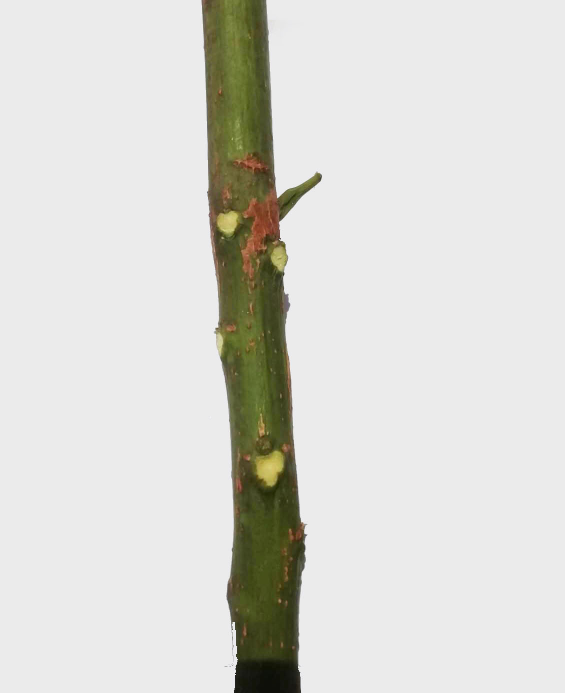
#> input picture 10.jpg, 1130 x 1385 px (shown at 1/2 size)
$ python work5_GussClose_coordinate.py
#> lines starting #> are read from the running program, lines starting #| are printed output that depends on the picture; after the words box and inside, x2 and y2 are one past the last pixel; in counts of white or black regions, pixels touching at a corner belong together
import cv2#正常，可做副本保存
import numpy as np
import matplotlib.pyplot as plt

src = cv2.imread('10.jpg', 1)
#> src is the input picture: shape (1385, 1130, 3); mean B, G, R 212.2, 217.3, 217.5
resize = cv2.resize(src, None, fx=0.4, fy=0.4)  # 图片缩放
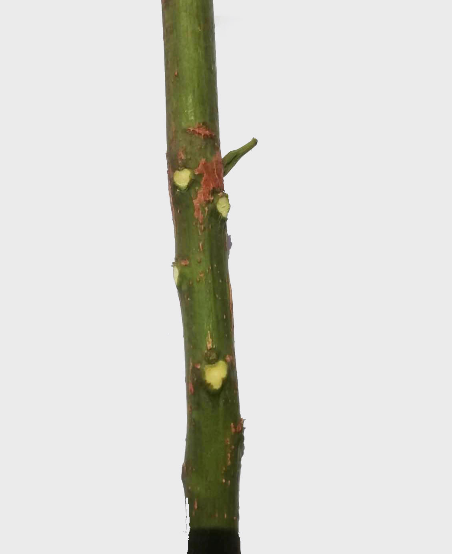
#> resize: shape (554, 452, 3); mean B, G, R 212.2, 217.3, 217.5
grayimg = cv2.cvtColor(resize, cv2.COLOR_BGR2GRAY)#灰度化
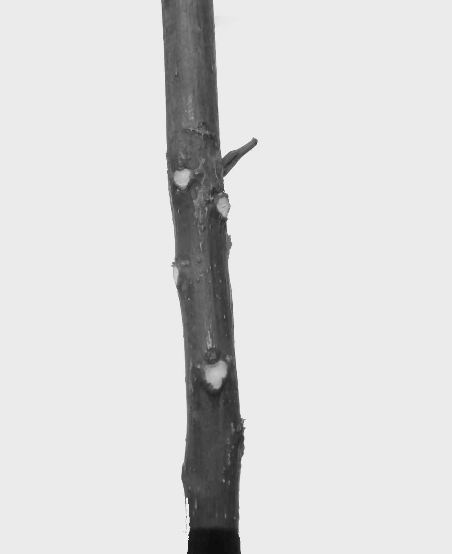
#> grayimg: shape (554, 452); min 13, max 246, mean 216.8

blur = cv2.GaussianBlur(grayimg,(5,5),0)#滤波
#blur = cv2.bilateralFilter(grayimg,9,75,75)
ret3,threshimg = cv2.threshold(blur,0,255,cv2.THRESH_BINARY_INV+cv2.THRESH_OTSU)#二值化
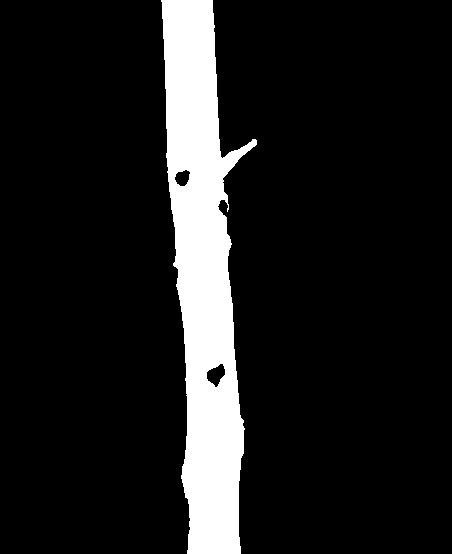
#> threshimg: shape (554, 452); 11.7% white; 1 white region, box (x1, y1, x2, y2) and area: (161, 0, 257, 554) 29290
#> ret3 = 158
plt.hist(blur.ravel(),16,[0,200]); plt.show()
#> after `plt.hist(blur.ravel(), 16, [0, 200])`:
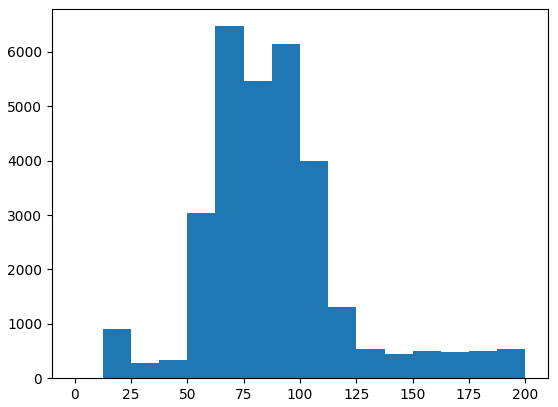
#> figure drawn by matplotlib, 1 panel; tallest bar 6473 high, from x = 62.5 to 75
#kernel = np.ones((3,3),np.uint8)
kernel =cv2.getStructuringElement(cv2.MORPH_RECT,(4,3))
closing = cv2.morphologyEx(threshimg, cv2.MORPH_CLOSE, kernel)
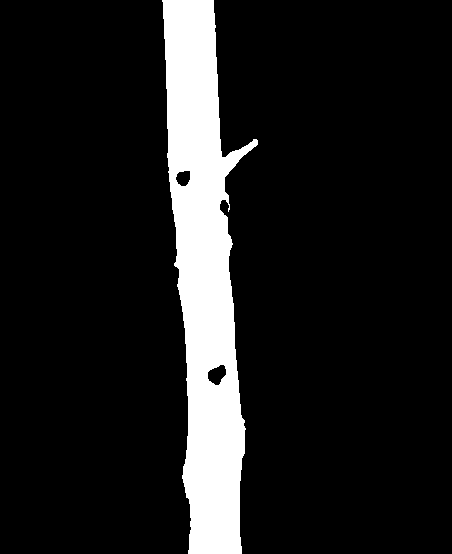
#> closing: shape (554, 452); 11.7% white; 1 white region
contours, hierarchy = cv2.findContours(closing, cv2.RETR_TREE, cv2.CHAIN_APPROX_SIMPLE)
#> contours = 3 contours; box (x1, y1, x2, y2) and area: (162, 0, 258, 554) 29069, (207, 364, 227, 386) 270, (175, 170, 191, 187) 188
x=len(contours )
#> x = 3
for i in range(1,x,1):
    cnt=contours[i]
    M = cv2.moments(cnt)
    #print(M)
    cx = int(M['m10'] / M['m00'])
    cy = int(M['m01'] / M['m00'])
    print(i,'芽点的坐标：',(cx,cy))
    drawing = cv2.drawContours(resize, contours, i, (0, 255, 0), -1)
#> this loop made 2 passes
#> (cx, cy) on passes 1 to 2: (216, 374), (182, 177)
#| 1 芽点的坐标： (216, 374)
#| 2 芽点的坐标： (182, 177)
#> pass 2, `drawing = cv2.drawContours(resize, contours, i, (0, 255, 0), -1)`:
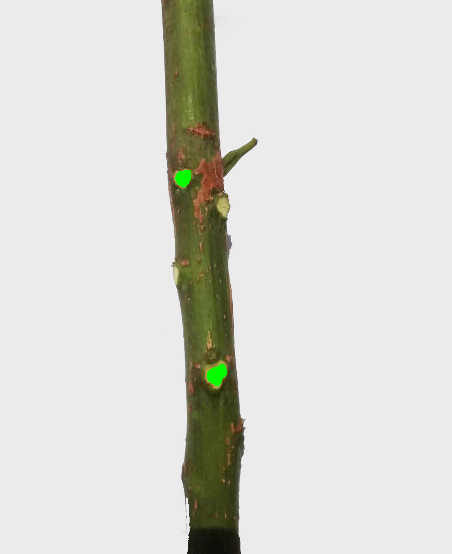
#> drawing: shape (554, 452, 3); mean B, G, R 212, 217.4, 217.1

print('芽点数量：',x-1 )
#| 芽点数量： 2
cv2.namedWindow("drawing",cv2.WINDOW_AUTOSIZE)

cv2.imshow('drawing', resize )

titles = [ 'grayimg', 'blur', 'threshimg', 'closing']
images = [ grayimg, blur, threshimg, closing]

for i in range(4):
    plt.subplot(2,2,i+1),plt.imshow(images[i],'gray')
    plt.title(titles[i])
    plt.xticks([]),plt.yticks([])
plt.show()
cv2.waitKey()
cv2.destroyAllWindows()
# 直接灰度化

$ run again, with 7.jpg copied over 10.jpg
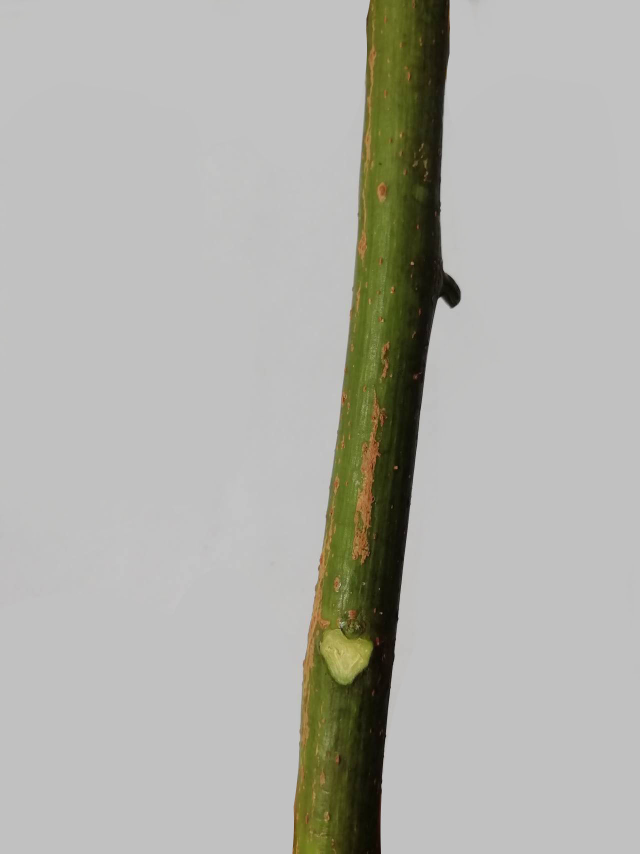
#> input picture 7.jpg, 1280 x 1707 px (shown at 1/2 size)
#> src is the input picture: shape (1707, 1280, 3); mean B, G, R 171.6, 177.5, 177.6
#> `ret3,threshimg = cv2.threshold(blur,0,255,cv2.THRESH_BINARY_INV+cv2.TH..`:
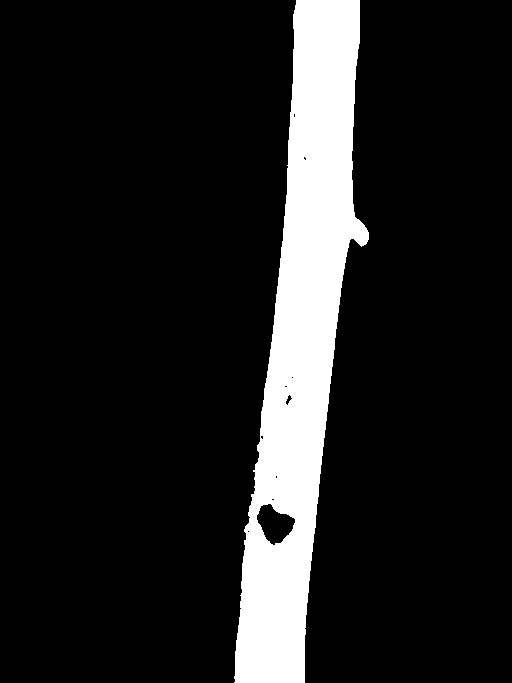
#> threshimg: shape (683, 512); 12.7% white; 1 white region, box (x1, y1, x2, y2) and area: (234, 0, 369, 683) 44455
#> ret3 = 130
#> `closing = cv2.morphologyEx(threshimg, cv2.MORPH_CLOSE, kernel)`:
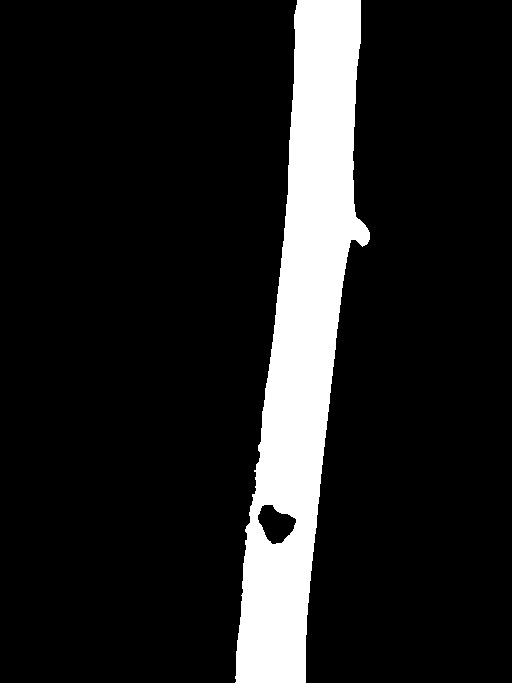
#> closing: shape (683, 512); 12.7% white; 1 white region
#> contours = 2 contours; box (x1, y1, x2, y2) and area: (235, 0, 370, 683) 44694, (257, 504, 297, 545) 996
#> x = 2
#> the loop `for i in range(1,x,1):` made 1 pass
#> (cx, cy) on pass 1: (275, 523)
#> (printed output is left out)
#| 芽点数量： 1

$ run again, with 8.jpg copied over 10.jpg
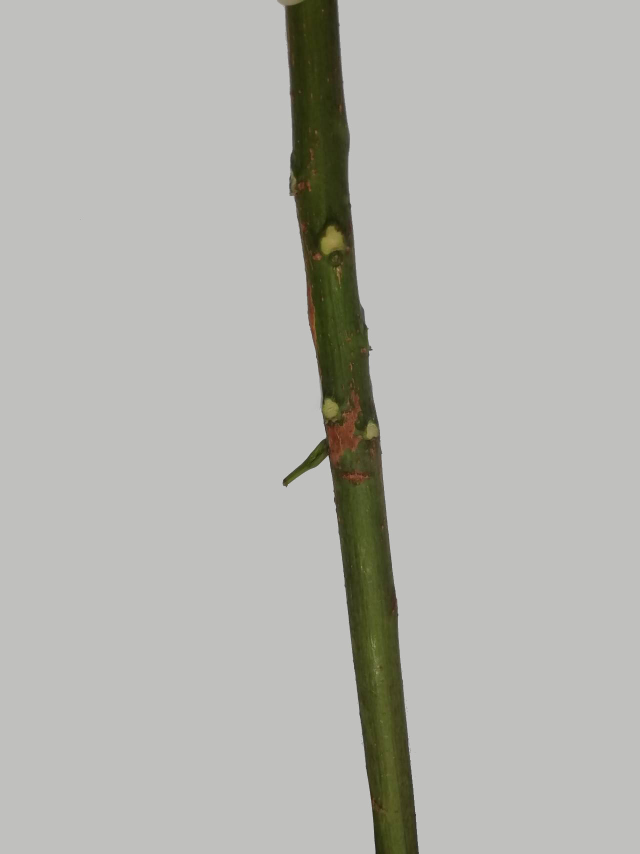
#> input picture 8.jpg, 1280 x 1707 px (shown at 1/2 size)
#> src is the input picture: shape (1707, 1280, 3); mean B, G, R 177.3, 181.9, 181.9
#> `ret3,threshimg = cv2.threshold(blur,0,255,cv2.THRESH_BINARY_INV+cv2.TH..`:
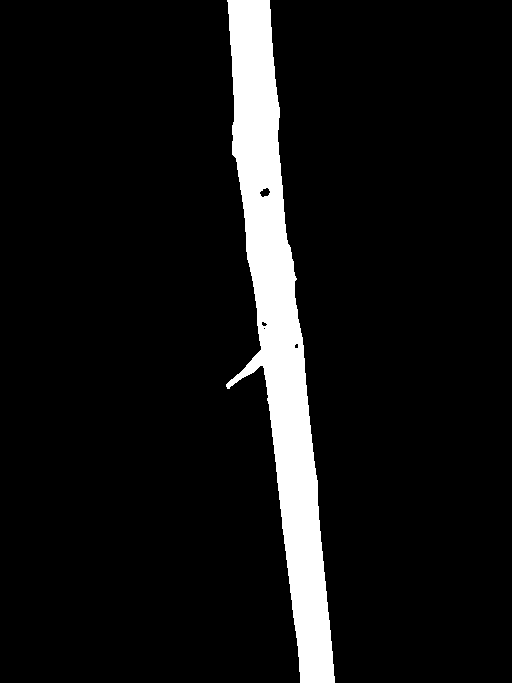
#> threshimg: shape (683, 512); 8% white; 1 white region, box (x1, y1, x2, y2) and area: (226, 0, 335, 683) 27989
#> ret3 = 128
#> `closing = cv2.morphologyEx(threshimg, cv2.MORPH_CLOSE, kernel)`:
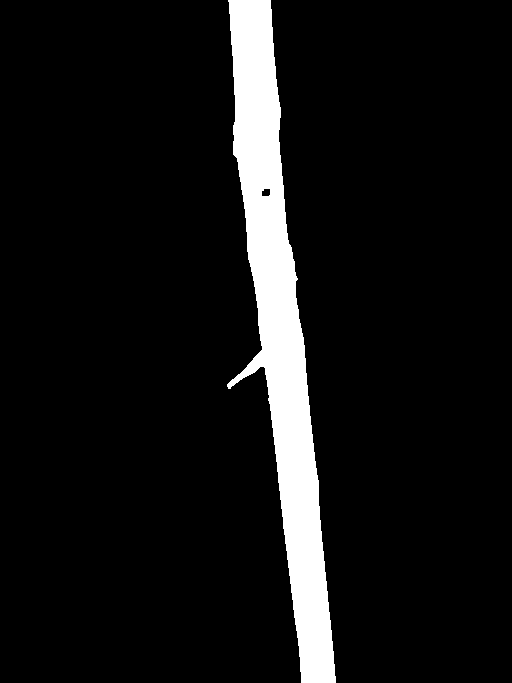
#> closing: shape (683, 512); 8% white; 1 white region
#> contours = 2 contours; box (x1, y1, x2, y2) and area: (227, 0, 336, 683) 27326, (261, 188, 271, 197) 64
#> x = 2
#> the loop `for i in range(1,x,1):` made 1 pass
#> (cx, cy) on pass 1: (265, 192)
#> (printed output is left out)
#| 芽点数量： 1

$ run again, with 9.jpg copied over 10.jpg
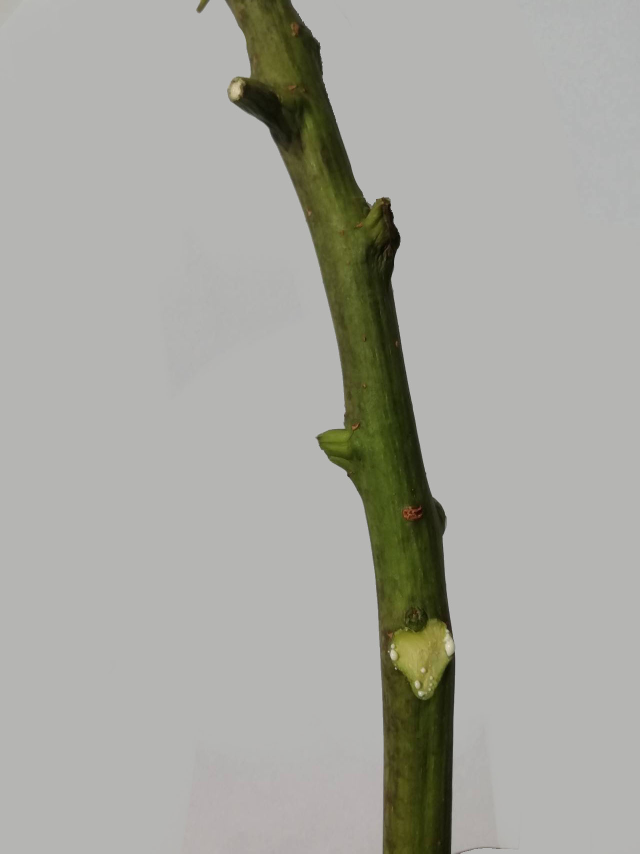
#> input picture 9.jpg, 1280 x 1707 px (shown at 1/2 size)
#> src is the input picture: shape (1707, 1280, 3); mean B, G, R 161.5, 168, 167.8
#> `ret3,threshimg = cv2.threshold(blur,0,255,cv2.THRESH_BINARY_INV+cv2.TH..`:
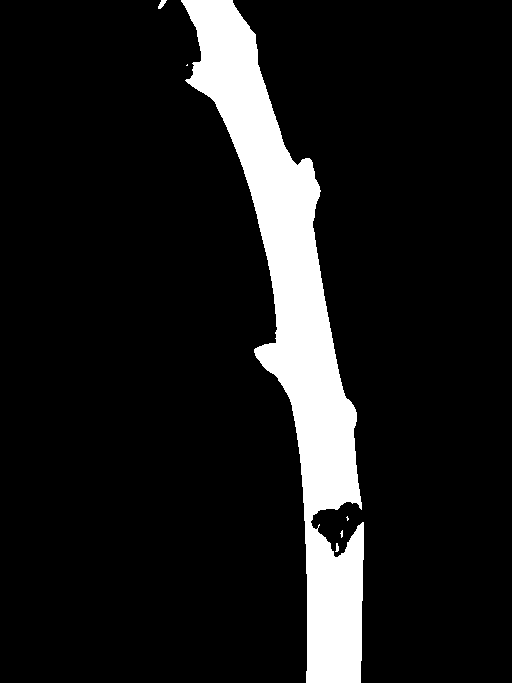
#> threshimg: shape (683, 512); 10.9% white; 6 white regions (3 under 20 px), largest, box (x1, y1, x2, y2) and area: (181, 0, 364, 683) 38144, (158, 0, 167, 9) 44, (335, 543, 339, 552) 24
#> ret3 = 121
#> closing: shape (683, 512); 10.9% white; 5 white regions (3 under 20 px)
#> contours = 5 contours, 3 with area under 20; largest, box (x1, y1, x2, y2) and area: (182, 0, 365, 683) 37336, (159, 0, 168, 9) 32
#> x = 5
#> the loop `for i in range(1,x,1):` made 4 passes
#> (cx, cy) on passes 1, 3, 4: (348, 518), (294, 330), (162, 3)
#> (printed output is left out)
#> after the loop `for i in range(1,x,1):`:
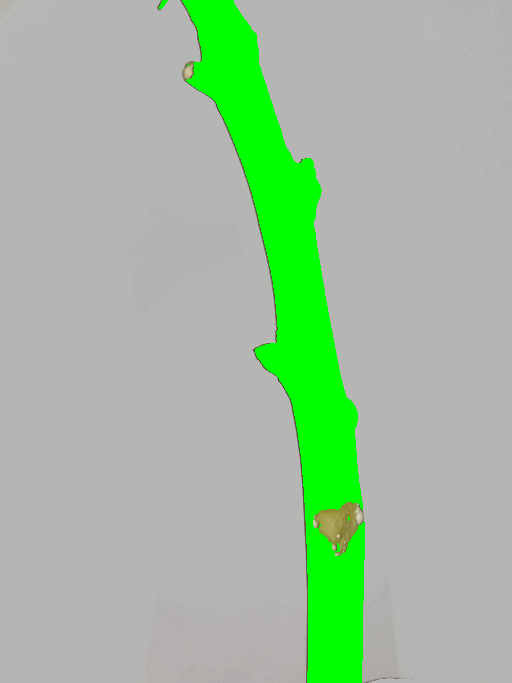
#> resize: shape (683, 512, 3); mean B, G, R 158.4, 188.4, 160.6
#| 芽点数量： 4
